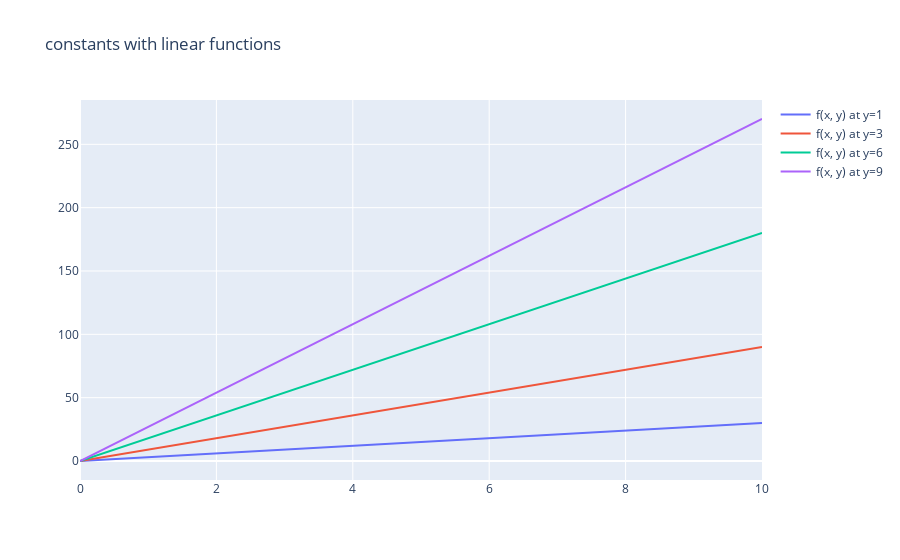

Write notebook code for a chart like this one.
### Markdown cell above
So in the above section, we saw how we can think of representing our multivariable functions as a function evaluated at different value of $y$.

### Code cell
plotly.offline.iplot(fig_constants_lin_functions)

### Figure 1 — Plotly figure (JSON) as saved in the notebook; plotly's stock layout.template omitted (floating-point values rounded to 4 significant figures)
{"data": [{"mode": "lines", "name": "f(x, y) at y=1", "text": [], "type": "scatter", "x": [0, 1, 2, 3, 4, 5, 6, 7, 8, 9, 10], "y": [0, 3, 6, 9, 12, 15, 18, 21, 24, 27, 30]}, {"mode": "lines", "name": "f(x, y) at y=3", "text": [], "type": "scatter", "x": [0, 1, 2, 3, 4, 5, 6, 7, 8, 9, 10], "y": [0, 9, 18, 27, 36, 45, 54, 63, 72, 81, 90]}, {"mode": "lines", "name": "f(x, y) at y=6", "text": [], "type": "scatter", "x": [0, 1, 2, 3, 4, 5, 6, 7, 8, 9, 10], "y": [0, 18, 36, 54, 72, 90, 108, 126, 144, 162, 180]}, {"mode": "lines", "name": "f(x, y) at y=9", "text": [], "type": "scatter", "x": [0, 1, 2, 3, 4, 5, 6, 7, 8, 9, 10], "y": [0, 27, 54, 81, 108, 135, 162, 189, 216, 243, 270]}], "layout": {"title": {"text": "constants with linear functions"}}}
